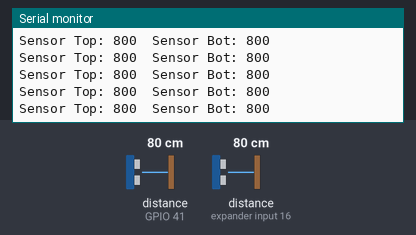
Bench run of a program on a simulated ESP8266 (Wemos D1 mini). Shown: the last lines printed to the serial monitor. The inputs (shaded band) are chosen by the test bench; at power-on: distance to the obstacle (sensors on GPIO 41, expander input 16) 80 cm.

Above: at 5.3 s.
5.4 s: distance to the obstacle (sensor on GPIO 41) set to 2 cm
7.0 s: distance to the obstacle (sensor on expander input 16) set to 2 cm
At 7.6 s:
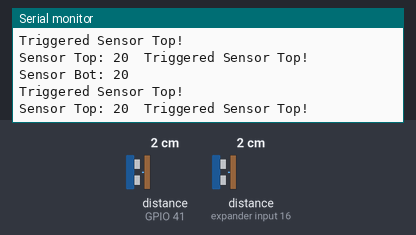
8.6 s: distance to the obstacle (sensor on GPIO 41) set to 18 cm
At 9.7 s:
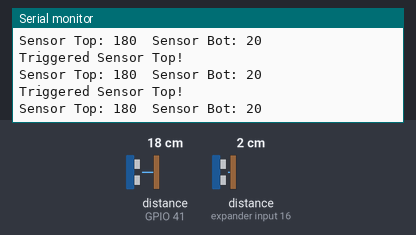
11.6 s: distance to the obstacle (sensor on expander input 16) set to 4 cm
At 12.4 s:
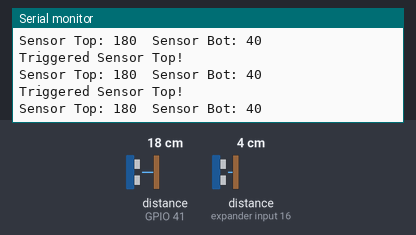
Timing chart, 0 to 14.1 s (numbered marks = the images above; inputs shaded):
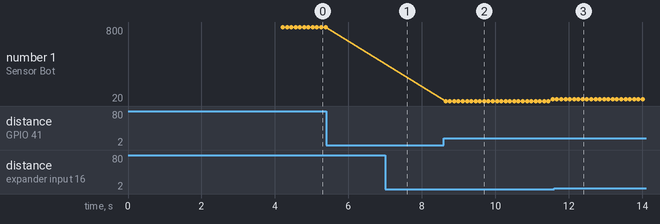

The program:

main.cpp
```cpp
#include <Arduino.h>
#include <Wire.h>
#include <VL53L0X.h>
#include <Adafruit_PWMServoDriver.h>

#define sensor_top_address  0x29
#define sensor_bot_address  0x70

#define sensor_top_sda  D6
#define sensor_top_scl  D7

#define sensor_bot_sda  D2
#define sensor_bot_scl  D1

#define threshold_trigger_sensor_top  100
#define threshold_trigger_sensor_bot  100

#define light_step_dimming  80
#define light_step_dimming_delay 2
#define delay_between_stair_step  250

#define timer_switch_off  10000

VL53L0X sensorTop;
VL53L0X sensorBot;

Adafruit_PWMServoDriver pwm = Adafruit_PWMServoDriver();

void scani2c();
void lightUpSimple();
void lightDownSimple();

bool direction=false;
bool lightState=false;

long turnOffTimer=millis();

void setup() {

delay(3000);
Serial.begin(9600);

// dummy set wire pinning to assign I2c address
Wire.begin(D3,D4);
sensorTop.setAddress(sensor_top_address);
sensorBot.setAddress(sensor_bot_address);

// scan both I2C bus for 5 times just to check
  for (int i=0;i<5;i++){
    Wire.begin(sensor_top_sda,sensor_top_scl);
    //Wire.setClock(100000);
    Serial.println("SCAN BUS 1 TOP SENSOR");
    scani2c();

    Wire.begin(sensor_bot_sda,sensor_bot_scl);
    //Wire.setClock(100000);
    Serial.println("SCAN BUS 2 BOT SENSOR");
    scani2c();
  }

// initialize top sensor
Wire.begin(sensor_top_sda,sensor_top_scl);
sensorTop.setTimeout(500);
if (!sensorTop.init()){
    Serial.println("Failed init SENSOR Top!");
    while (1);
}
sensorTop.setMeasurementTimingBudget(50000);
sensorTop.startContinuous(50);

// initialize bottom sensor
Wire.begin(sensor_bot_sda,sensor_bot_scl);
sensorBot.setTimeout(500);
if (!sensorBot.init()){
    Serial.println("Failed init SENSOR Bot!");
    while (1);
}
sensorBot.setMeasurementTimingBudget(50000);
sensorBot.startContinuous(50);

// Initialize PWM drivers
Wire.begin(sensor_bot_sda,sensor_bot_scl);
pwm.begin();
pwm.setOscillatorFrequency(27000000);
pwm.setPWMFreq(1600);  // This is the maximum PWM frequency

}

void loop() {

  Wire.begin(sensor_top_sda,sensor_top_scl);
  int valueTop=sensorTop.readRangeSingleMillimeters();
  Serial.print("Sensor Top: ");
  Serial.print(valueTop);
  Serial.print('\t');

  if(valueTop<threshold_trigger_sensor_top && !lightState){
    Serial.println("Triggered Sensor Top!");
    direction=false;
    //lightUpSimple();
    //lightState=true;
    turnOffTimer=millis();
  }

  delay(25);

  Wire.begin(sensor_bot_sda,sensor_bot_scl);
  int valueBot=sensorBot.readRangeSingleMillimeters();
  Serial.print("Sensor Bot: ");
  Serial.println(valueBot);

  if(valueBot<threshold_trigger_sensor_bot && !lightState){
    Serial.println("Triggered Sensor Top!");
    direction=true;
    //lightUpSimple();
    //lightState=true;
    turnOffTimer=millis();
  }

  delay(25);

  if(millis()-turnOffTimer>timer_switch_off && lightState){
    Serial.println("Triggered light OFF");
    lightDownSimple();
    lightState=false;
  }

}

void lightUpSimple(){
  if(direction){
    for(int i=0;i<14;i++){
      for(int x=0;x<4000;x=x+light_step_dimming){
        pwm.setPWM(i, 0, x);
        delay(light_step_dimming_delay);
      }
      delay(delay_between_stair_step);
    }
  }else{
    for(int i=0;i<14;i++){
      Serial.println(i);
      for(int x=0;x<4000;x=x+light_step_dimming){
        pwm.setPWM(13-i, 0, x);
        delay(light_step_dimming_delay);
      }
      delay(delay_between_stair_step);
    }
  }
}

void lightDownSimple(){
  if(direction){
    for(int i=0;i<14;i++){
      for(int x=0;x<4000;x+=30){
        pwm.setPWM(i, 0, 4000-x);
        delay(2);
      }
      delay(delay_between_stair_step);
    }
  }else{
    for(int i=0;i<14;i++){
      for(int x=0;x<4000;x=x+30){
        pwm.setPWM(13-i, 0, 4000-x);
        delay(2);
      }
      delay(delay_between_stair_step);
    }
  }
}

void scani2c(){

    byte error, address;
  int nDevices;

  Serial.println("Scanning...");

  nDevices = 0;
  for(address = 1; address < 127; address++ )
  {
    // The i2c_scanner uses the return value of
    // the Write.endTransmisstion to see if
    // a device did acknowledge to the address.
    Wire.beginTransmission(address);
    error = Wire.endTransmission();

    if (error == 0)
    {
      Serial.print("I2C device found at address 0x");
      if (address<16)
        Serial.print("0");
      Serial.print(address,HEX);
      Serial.println("  !");

      nDevices++;
    }
    else if (error==4)
    {
      Serial.print("Unknown error at address 0x");
      if (address<16)
        Serial.print("0");
      Serial.println(address,HEX);
    }
  }
  if (nDevices == 0)
    Serial.println("No I2C devices found\n");
  else
    Serial.println("done\n");

  delay(100);           // wait 5 seconds for next scan

}
```

Measured:
- after the input at 7.0 s, the serial monitor: prints a new line after 0.07 s (image 1)
- after the input at 8.6 s, the serial monitor: prints a new line at once (image 2)
- after the input at 11.6 s, the serial monitor: prints a new line after 0.08 s (image 3)
- plotted number 1: 800 → 40 after the input at 8.6 s
